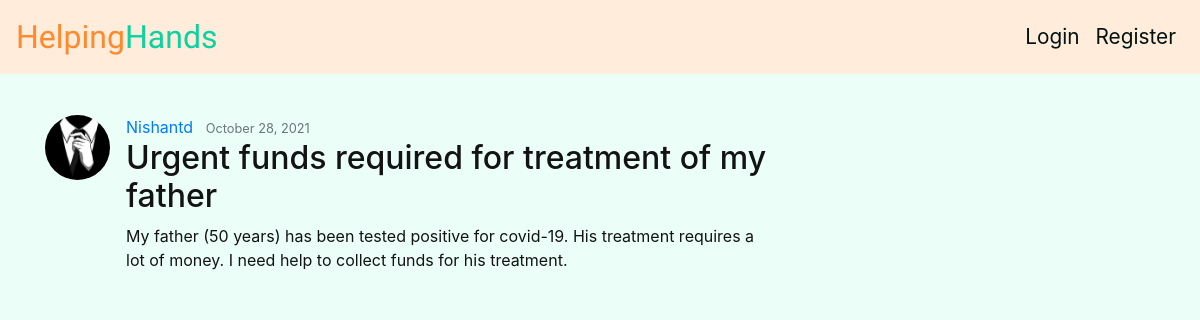
/post/1/, run on an earlier commit of the app's database.
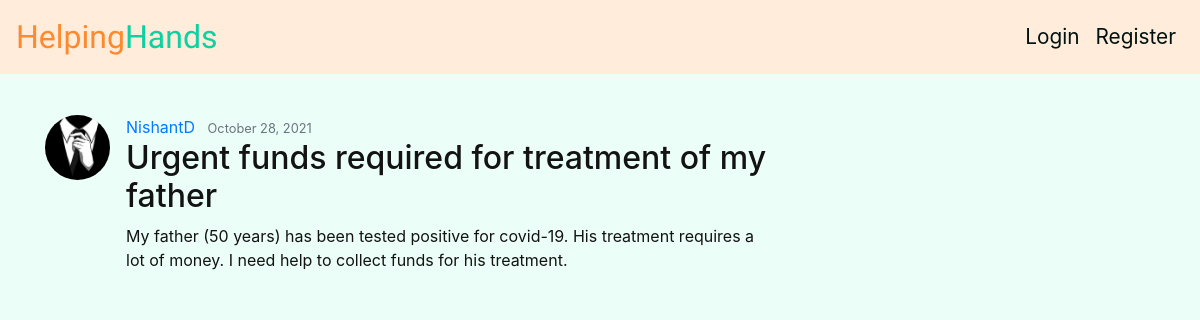
And on a later commit of the database.
### hh/models.py (models this page shows, shortened)
class Post(models.Model):
    title = models.CharField(max_length=100)
    content = models.TextField()
    target_amt = models.IntegerField(default=0)
    curr_amt = models.IntegerField(default=0)
    date_posted = models.DateTimeField(default=timezone.now)
    author = models.ForeignKey(User, on_delete=models.CASCADE)

### users/models.py (models this page shows, shortened)
class Profile(models.Model):
    user = models.OneToOneField(User, on_delete=models.CASCADE)
    image = models.ImageField(default='default.jpg', upload_to='profile_pics')
    bio = models.TextField(default=' ')
    funds = models.IntegerField(default=3000)

### hh/views.py (the view)
# urls.py: path('post/<int:pk>/', PostDetailView.as_view(), name='post-detail'),
class PostDetailView(DetailView):
    model = Post

### hh/templates/hh/post_detail.html (shortened to what this page needs)
{% extends "layout.html" %}
{% block content %}
  <article class="media content-section">
    <img class="rounded-circle article-img account-img " src="{{ object.author.profile.image.url }}">
    <div class="media-body">
      <div class="article-metadata">
        <a class="mr-2" href="#">{{ object.author }}</a>
        <small class="text-muted">{{ object.date_posted|date:"F d, Y" }}</small>
      </div>
      <h2 class="article-title">{{ object.title }}</h2>
      <p class="article-content">{{ object.content }}</p>
    </div>
  </article>
{% endblock content %}

What changed in the data, as far as the page shows it:
changed Post "Urgent funds required for treatment of my father": author "Nishantd" → "NishantD"
